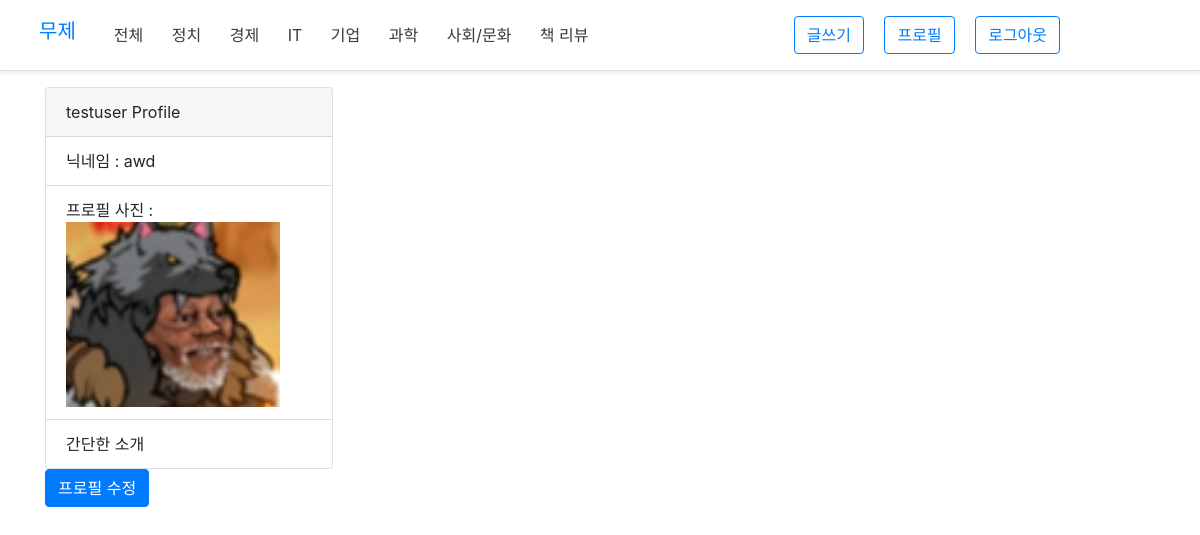
Screenshot of /accounts/profile/3/ (signed in) with the database file from the repository.
### accounts/models.py (models this page shows)
class User(AbstractUser):
    avatar = models.ImageField(blank=True, upload_to="accounts/%Y/%m")
    nickname = models.CharField(unique=True, max_length=10)
    bio = models.TextField(blank=True, max_length=255)
    def get_absolute_url(self):
        return reverse("accounts:profile", kwargs={"pk": self.pk})

### accounts/views.py (the view)
# urls.py: path('profile/<int:pk>/', views.ProfileView.as_view(), name='profile'),
class ProfileView(DetailView):
    model = models.User
    template_name = 'accounts/profile.html'
    context_object_name = 'forms'

### templates/accounts/profile.html (shortened to what this page needs)
{% extends 'layout.html' %}
{% load bootstrap4 %}
{% block content %}
<div class="container">
    <div class="card" style="width: 18rem;">
        <div class="card-header">
          {{user}} Profile
        </div>
        <ul class="list-group list-group-flush">
          <li class="list-group-item">닉네임 : {{user.nickname}}</li>
          <li class="list-group-item">프로필 사진 :
              <img src="{{user.avatar.url}}"></li>
          <li class="list-group-item">{{user.bio}}</li>
        </ul>
      </div>
      <a class="btn btn-primary" href="{% url 'accounts:profile_update' %}" role="button">프로필 수정</a>
</div>
{% endblock %}

### rows the page displays
User: username "testuser", nickname "awd", avatar (picture), bio "간단한 소개"
